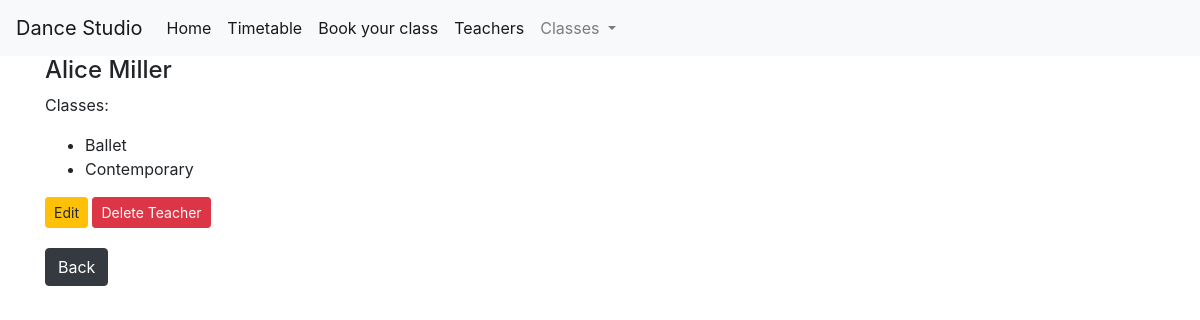
Screenshot of /teacher/1 with the database file from the repository.
### tables this page shows
CREATE TABLE teachers (
    teacher_id INTEGER PRIMARY KEY AUTOINCREMENT,
    name VARCHAR(50) NOT NULL,
    surname VARCHAR(50) NOT NULL
);

### app.py (the view)
@app.route('/teacher/<int:teacher_id>')
def teacher(teacher_id):
    dance_classes = get_dance_classes_for_navbar()
    teacher = get_teacher_detail(teacher_id)
    return render_template('teacher.html', teacher=teacher, dance_classes=dance_classes)

### app.py (called while the page is built)
def get_db_connection():
    conn = sqlite3.connect('database.db')
    conn.row_factory = sqlite3.Row
    return conn

def get_teacher_detail(teacher_id):
    conn = get_db_connection()
    teacher = conn.execute('''
        SELECT teachers.teacher_id, teachers.name, teachers.surname,
        GROUP_CONCAT(dance_classes.dance_class_name) as class_names
        FROM teachers
        LEFT JOIN teacher_classes ON teachers.teacher_id = teacher_classes.teacher_id
        LEFT JOIN dance_classes ON teacher_classes.class_id = dance_classes.dance_class_id
        WHERE teachers.teacher_id = ?
        GROUP BY teachers.teacher_id
    ''', (teacher_id,)).fetchall()
    conn.close()
    if teacher is None:
        abort(404)
    return teacher

def get_dance_classes_for_navbar():
    conn = get_db_connection()
    dance_classes = conn.execute('SELECT * FROM dance_classes').fetchall()
    conn.close()
    return dance_classes

### templates/teacher.html (shortened to what this page needs)
{% extends 'base.html' %}
{% block content %}
  {% for row in teacher %}
    <div>
      <h4>{{ row[1] ~ ' ' ~ row[2] }}</h4>
      {% if row[3] %}
        <p>Classes:</p>
        <ul>
          {% for class_name in row[3].split(',') %}
            <li>{{ class_name }}</li>
          {% endfor %}
        </ul>
      {% else %}
        <p>Currently, this teacher does not teach classes.</p>
      {% endif %}
      <a href="{{ url_for('edit_teacher', teacher_id=row[0]) }}" class="btn btn-warning btn-sm">Edit</a>
      <button form="deleteForm{{ row[0] }}" type="submit" class="btn btn-danger btn-sm"
              onclick="return confirm('Are you sure you want to delete this teacher?')">Delete Teacher</button>
      <p>
        <a href="{{ url_for('teachers') }}" class="btn btn-dark" style="margin-top: 20px;">Back</a>
      </p>
    </div>
  {% endfor %}
{% endblock %}

### rows the page displays
teachers: name+surname "Alice Miller", class_name "Ballet" "Contemporary"
